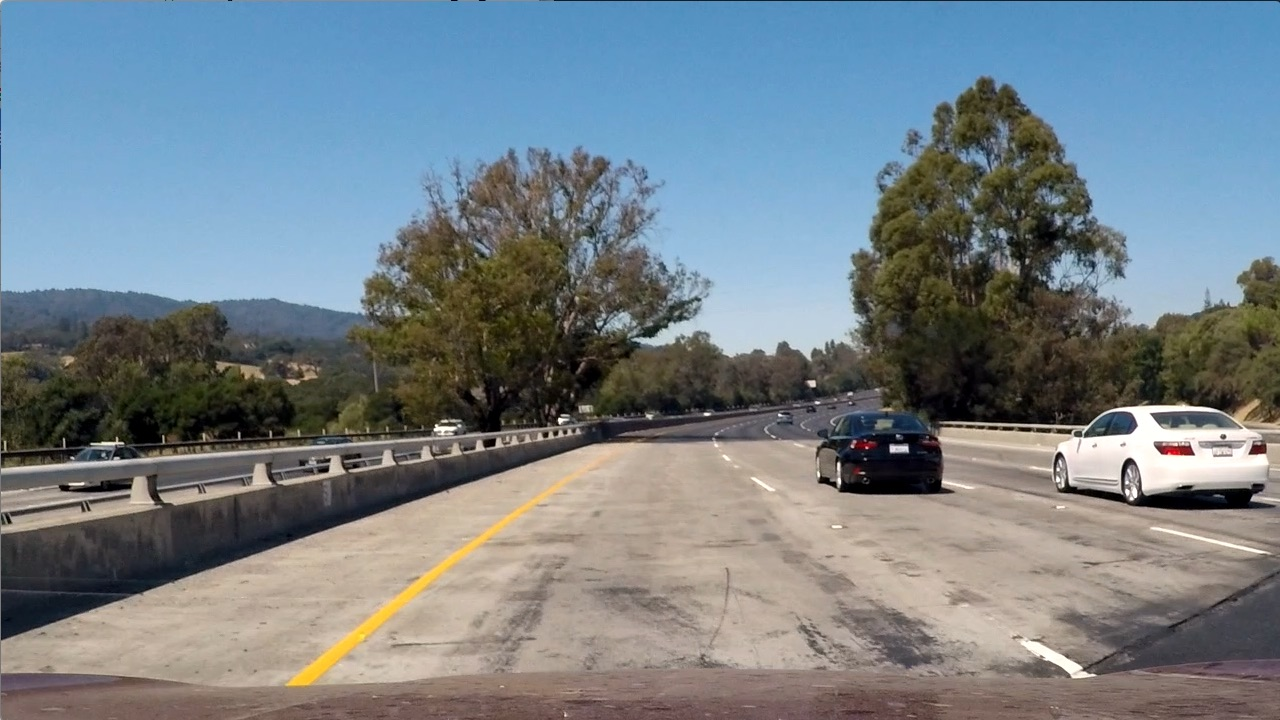
#> input picture CarND-Vehicle-Detection-P5/test_images/test1.jpg, 1280 x 720 px
$ python -i util.py   (imports and definitions only)
#> lines starting #> are read from the running program, lines starting #| are printed output that depends on the picture
import matplotlib.pyplot as plt
import matplotlib.image as mpimg
import random
import numpy as np
import cv2
from sklearn.utils import shuffle


def image_preprocessing(image):
    hls = cv2.cvtColor(image, cv2.COLOR_RGB2HLS)
#> hls: shape (720, 1280, 3); mean of channels 0, 1, 2 60.2, 126.7, 74.4
    l_chan = hls[:, :, 1]
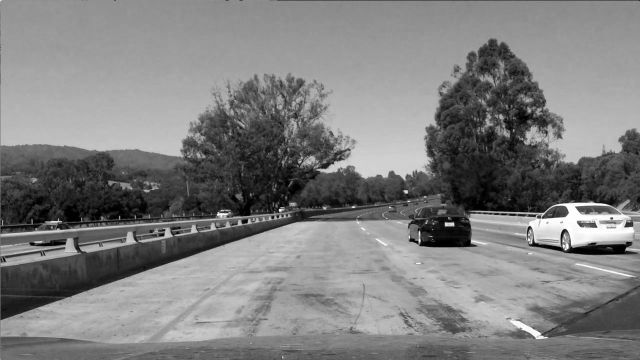
#> l_chan: shape (720, 1280) (shown at 1/2 size); min 0, max 255, mean 126.7

    # create a CLAHE object
    clahe = cv2.createCLAHE(clipLimit=2.0, tileGridSize=(4, 4))
    enhanced = clahe.apply(l_chan)
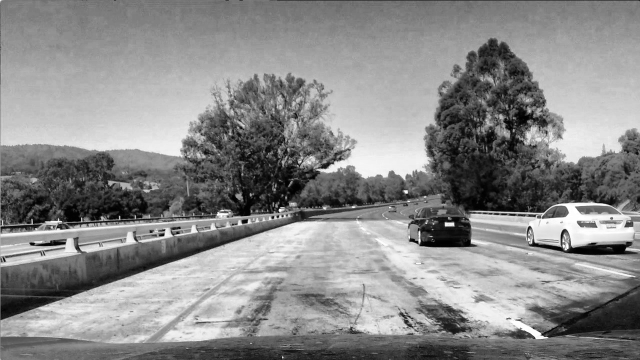
#> enhanced: shape (720, 1280) (shown at 1/2 size); min 0, max 255, mean 137.4

    hls[:, :, 1] = enhanced
#> hls: shape (720, 1280, 3); mean of channels 0, 1, 2 60.2, 137.4, 74.4

    image = cv2.cvtColor(hls, cv2.COLOR_HLS2RGB)
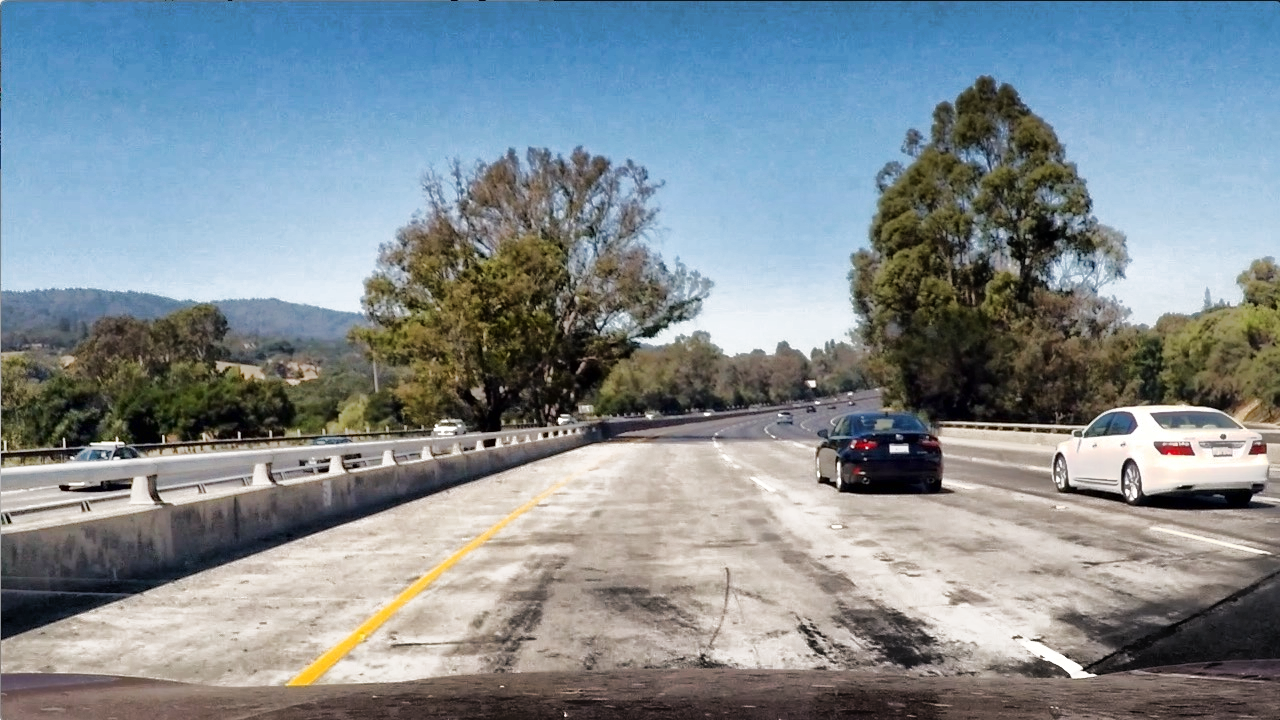
#> image: shape (720, 1280, 3); mean R, G, B 128.8, 139.7, 146

    return image


# [99 lines left out: functions show_sample, show_training_dataset_histogram, keras_generator, not called in this run]


def generator(features, labels):
    for iterable in keras_generator(features, labels, batch_size=len(features)):
        return iterable


# [14 lines left out: function plot_train_results, not called in this run]

>>> import cv2
>>> picture = cv2.cvtColor(cv2.imread('test_images/test1.jpg'), cv2.COLOR_BGR2RGB)
>>> result = image_preprocessing(picture)

$ run again, on CarND-Vehicle-Detection-P5/test_images/test10.jpg
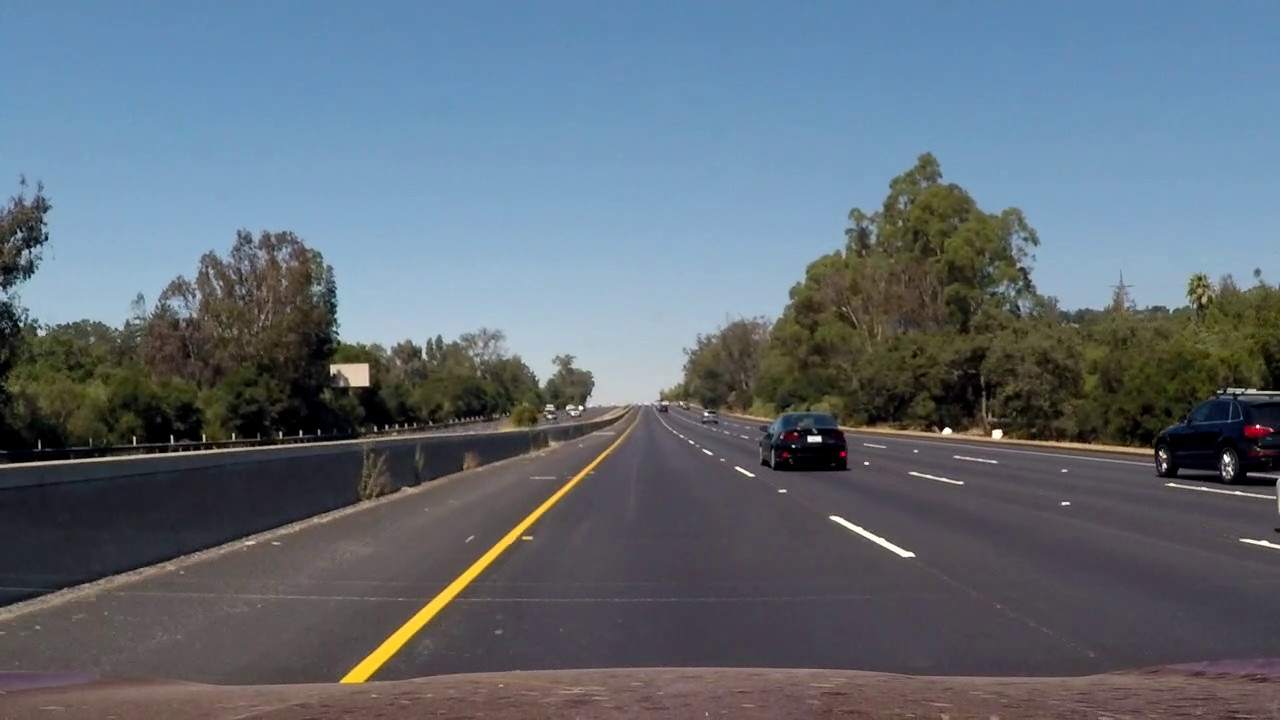
#> input picture CarND-Vehicle-Detection-P5/test_images/test10.jpg, 1280 x 720 px
#> in image_preprocessing, `enhanced = clahe.apply(l_chan)`:
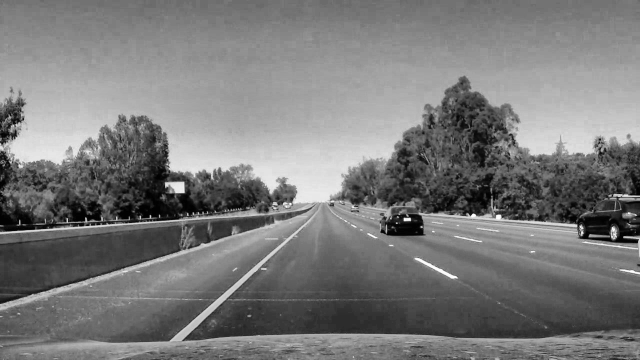
#> enhanced: shape (720, 1280) (shown at 1/2 size); min 1, max 255, mean 121.5
#> in image_preprocessing, `image = cv2.cvtColor(hls, cv2.COLOR_HLS2RGB)`:
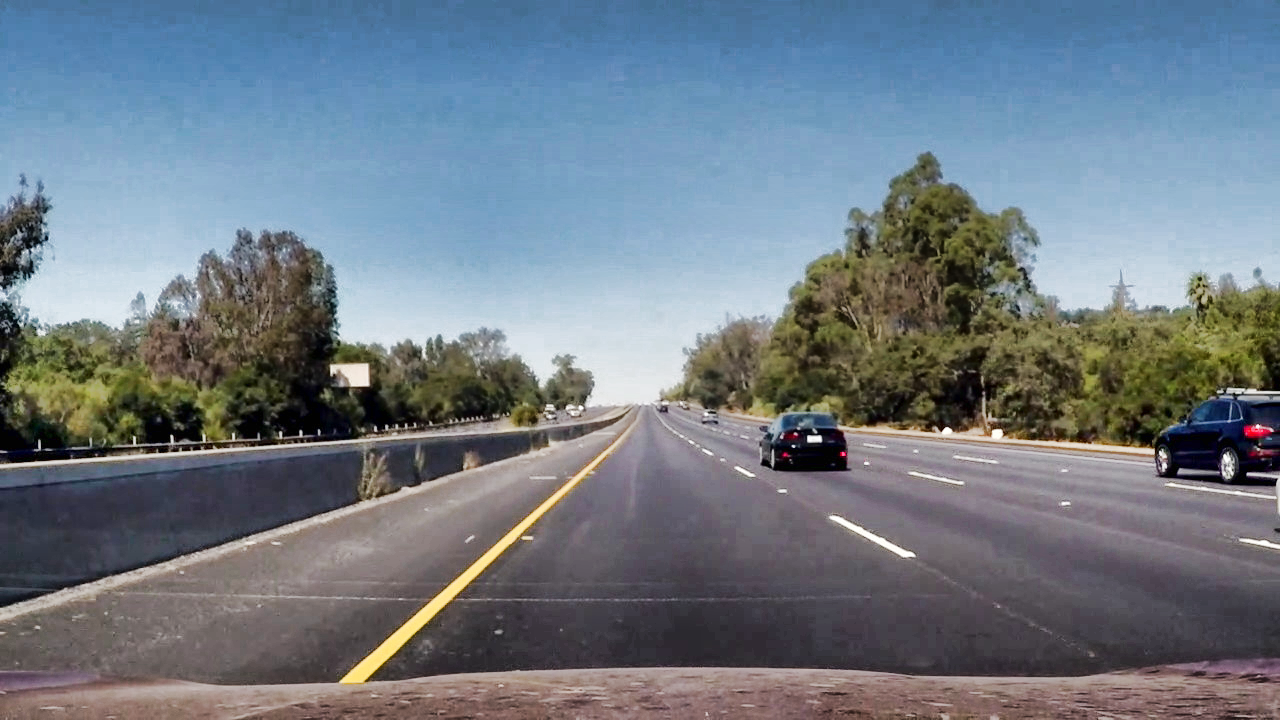
#> image: shape (720, 1280, 3); mean R, G, B 111.9, 122.2, 132

$ run again, on CarND-Vehicle-Detection-P5/test_images/test2.jpg
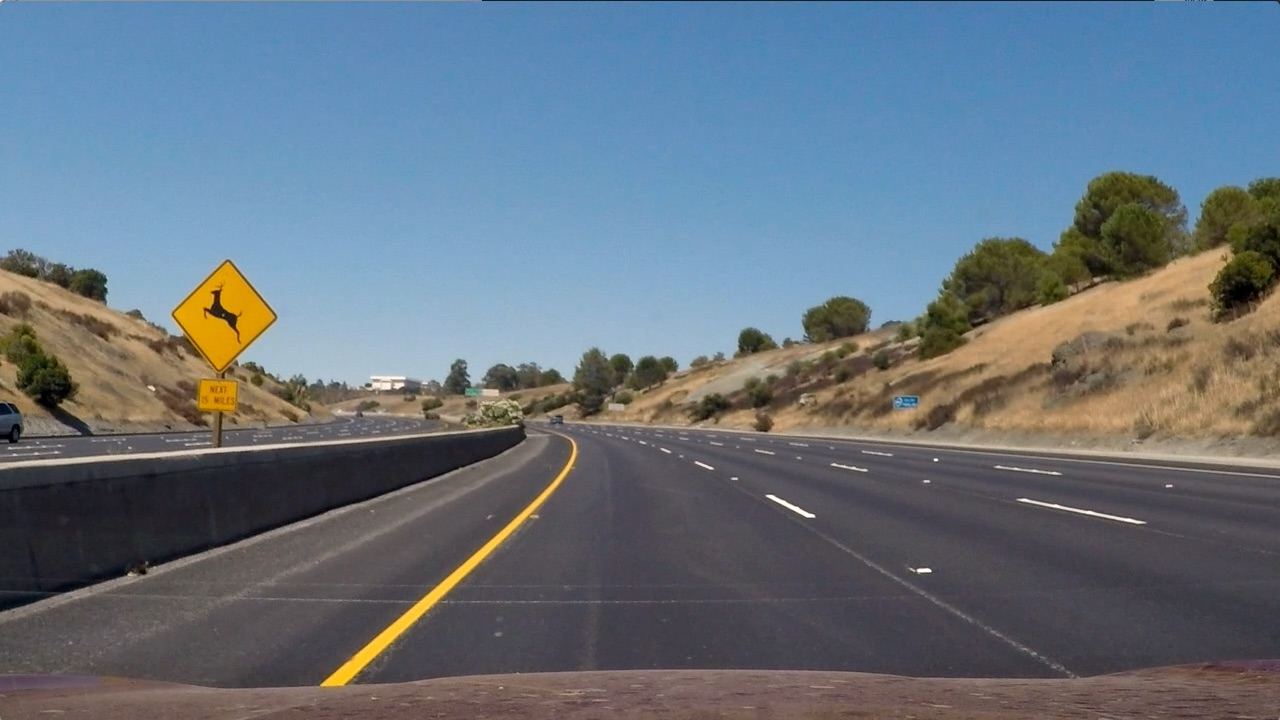
#> input picture CarND-Vehicle-Detection-P5/test_images/test2.jpg, 1280 x 720 px
#> in image_preprocessing, `enhanced = clahe.apply(l_chan)`:
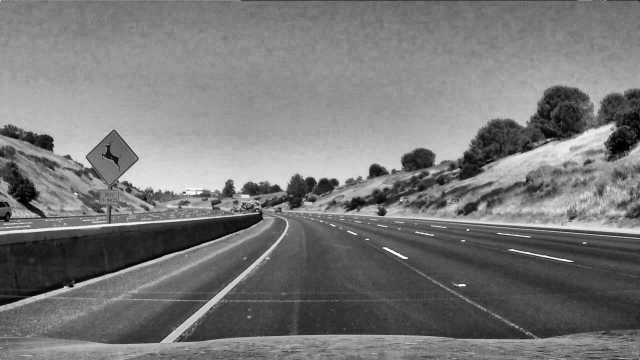
#> enhanced: shape (720, 1280) (shown at 1/2 size); min 0, max 255, mean 120.1
#> in image_preprocessing, `image = cv2.cvtColor(hls, cv2.COLOR_HLS2RGB)`:
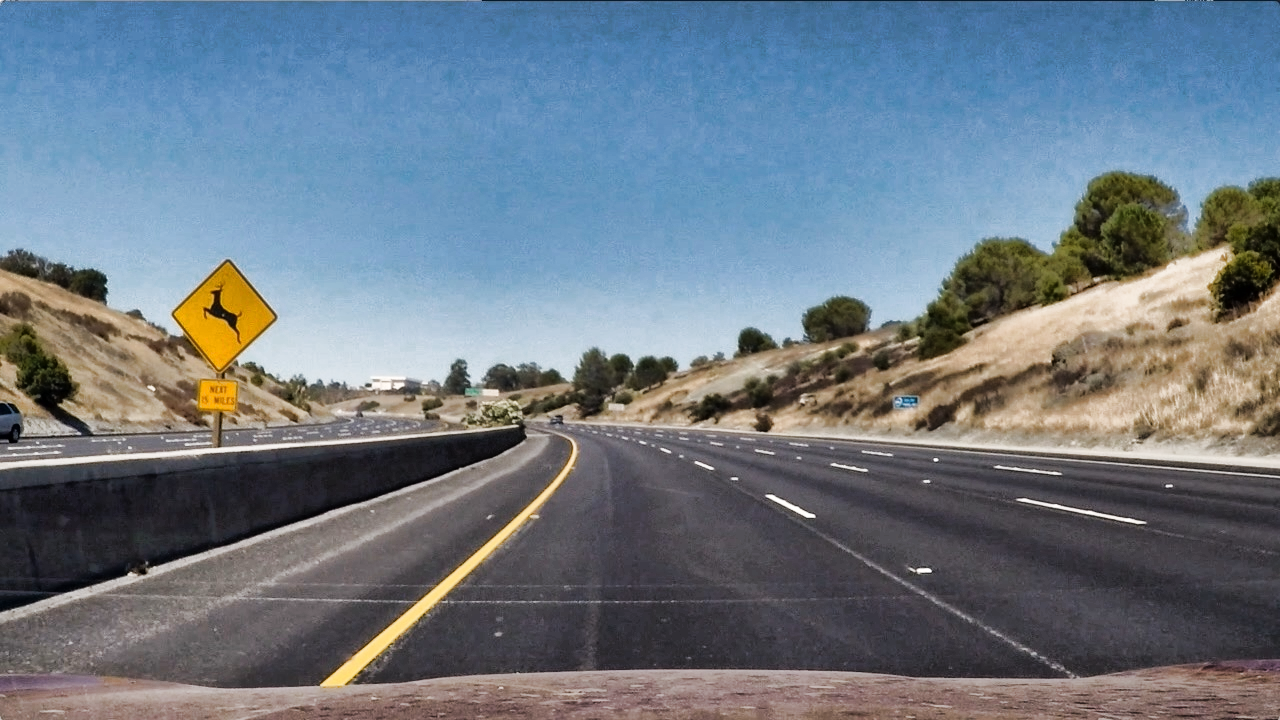
#> image: shape (720, 1280, 3); mean R, G, B 109.3, 120.7, 131.6
